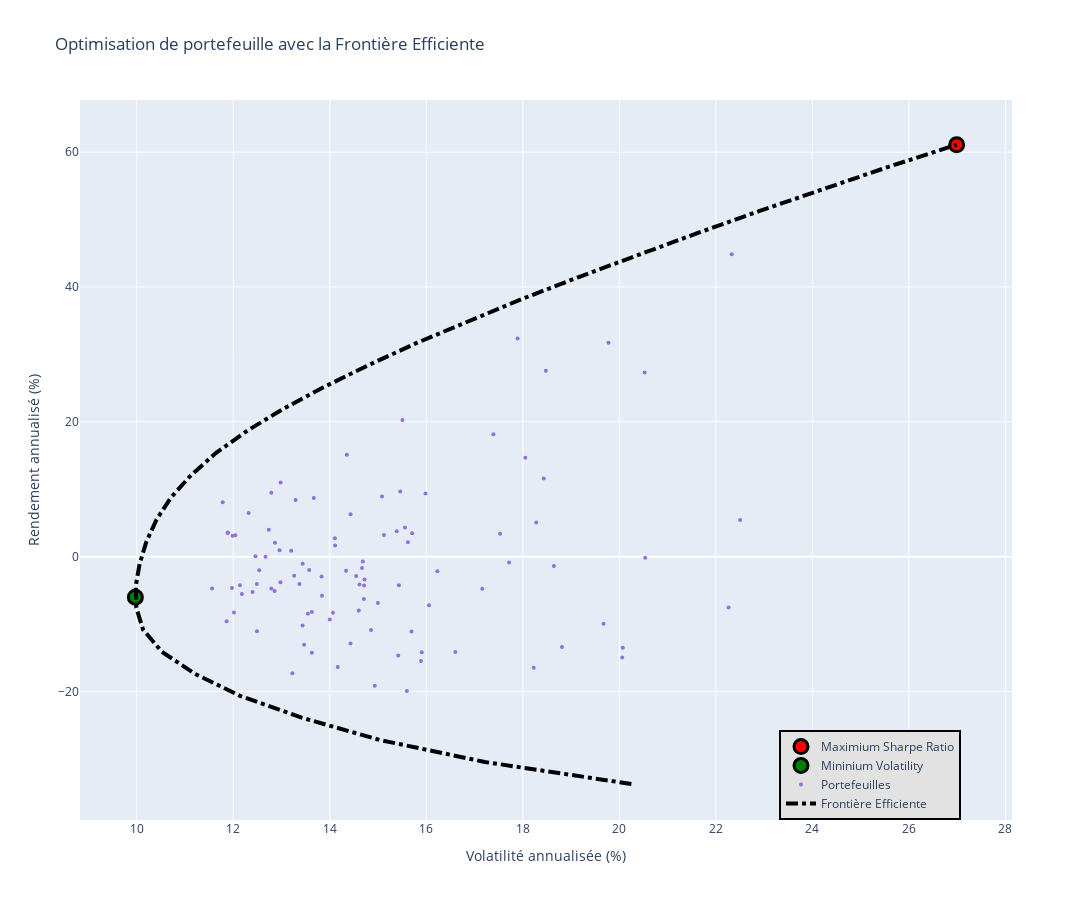

The notebook cell saved with this chart:
### Code cell
graph, maxSR, minvol = EF_graph(meanReturns, CovMatrix)
graph
